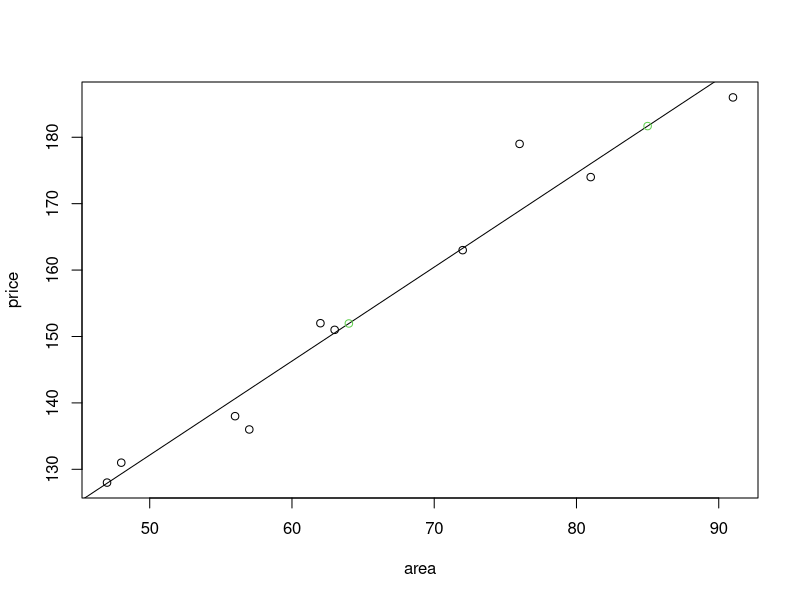

Generate this figure with R:
price <- c(151, 174, 138, 186, 128, 136, 179, 163, 152, 131)
area <- c(63, 81, 56, 91, 47, 57, 76, 72, 62, 48)

relation = lm(price~area)
print(summary(relation))

print(predict(relation,data.frame(area = c(10,64))))
plot(price~area)
abline(relation)
points(x=c(64,85),y=predict(relation,data.frame(area = c(64,85))),col=3)